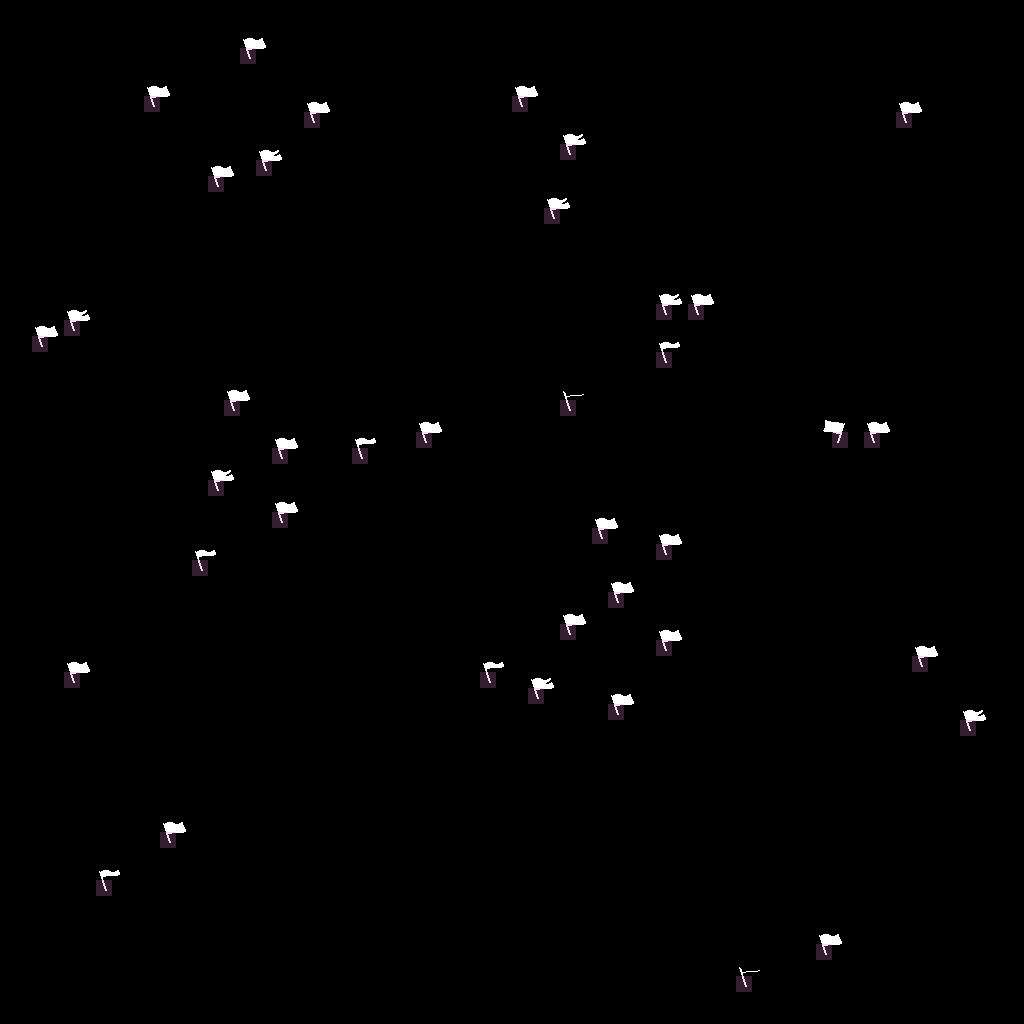

Below is a game level as drawn by its tile map, then a one-line description and the .tmx that defines it (tile-layer data replaced by summaries):
An orthogonal 64x64 tile map with 16x16 px tiles, 3 tile layers (Flags, FlagsAbove, Collision), 2 tilesets and 2 objects.

<map version="1.10" tiledversion="1.11.0" orientation="orthogonal" renderorder="right-down" width="64" height="64" tilewidth="16" tileheight="16" infinite="0" nextlayerid="5" nextobjectid="5">
 <properties>
  <property name="looping" type="bool" value="true" />
  <property name="music" value="res/audio/music/wonderland1.ogg" />
  <property name="music_speed" type="float" value="1.1" />
  <property name="music_volume" type="float" value="1" />
 </properties>
 <tileset firstgid="1" source="tilesets/flags.tsx" />
 <tileset firstgid="141" source="entity/nexus_doors.tsx" />
 <layer id="1" name="Flags" width="64" height="64">
  <data>[4096 cells, 66 non-empty, 9 distinct tile ids]</data>
 </layer>
 <objectgroup id="4" name="Entities">
  <object id="3" gid="114" x="848" y="448" width="16" height="16">
   <properties>
    <property name="draw" type="bool" value="false" />
    <property name="file" value="res/data/entity/entrances/walk_warp.json" />
    <property name="warp_map" value="dolls.tmx" />
    <property name="warp_x" type="int" value="21" />
    <property name="warp_y" type="int" value="30" />
   </properties>
  </object>
  <object id="4" gid="147" x="224" y="112" width="16" height="32">
   <properties>
    <property name="collider">{
	"x": 0,
	"y": 16,
	"w": 16,
	"h": 16
}</property>
    <property name="height" type="int" value="0" />
    <property name="meta">{
	"warp_map": "nexus.tmx",
	"warp_x": 17,
	"warp_y": 17,
	"start_frame": 6
}</property>
    <property name="script" value="nexus_door.lua" />
    <property name="solid" type="bool" value="true" />
    <property name="walk_behind" type="bool" value="true" />
   </properties>
  </object>
 </objectgroup>
 <layer id="2" name="FlagsAbove" width="64" height="64">
  <properties>
   <property name="height" type="int" value="1" />
  </properties>
  <data>[4096 cells, 85 non-empty, 13 distinct tile ids]</data>
 </layer>
 <layer id="3" name="Collision" width="64" height="64" opacity="0.25">
  <properties>
   <property name="draw" type="bool" value="false" />
  </properties>
  <data>[4096 cells, 39 non-empty, 1 distinct tile ids]</data>
 </layer>
</map>
